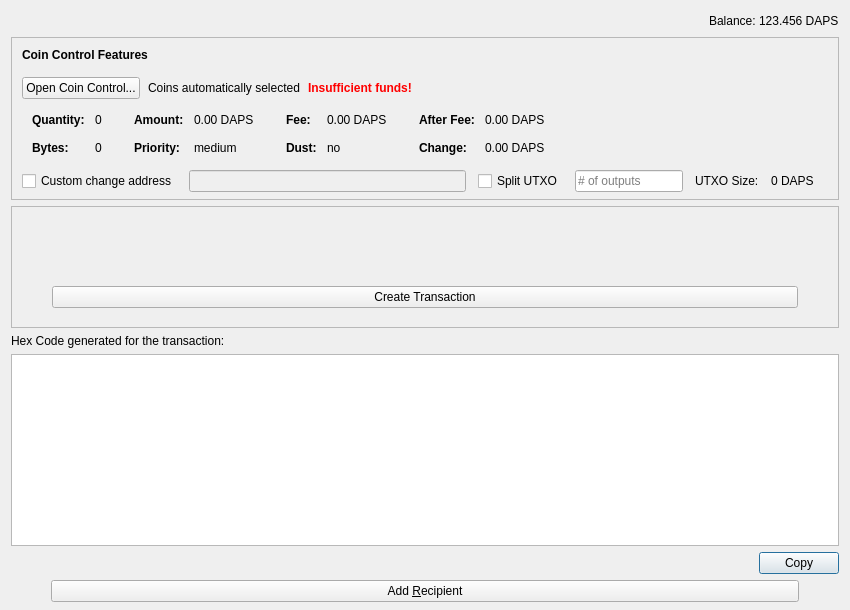
<?xml version="1.0" encoding="UTF-8"?>
<ui version="4.0">
 <class>SendCoinsDialog</class>
 <widget class="QDialog" name="SendCoinsDialog">
  <property name="geometry">
   <rect>
    <x>0</x>
    <y>0</y>
    <width>850</width>
    <height>610</height>
   </rect>
  </property>
  <property name="sizePolicy">
   <sizepolicy hsizetype="Maximum" vsizetype="Preferred">
    <horstretch>0</horstretch>
    <verstretch>0</verstretch>
   </sizepolicy>
  </property>
  <property name="windowTitle">
   <string>Send Coins</string>
  </property>
  <layout class="QVBoxLayout" name="verticalLayout" stretch="0,0,1">
   <property name="bottomMargin">
    <number>8</number>
   </property>
   <item>
    <layout class="QHBoxLayout" name="horizontalLayout">
     <item>
      <layout class="QHBoxLayout" name="horizontalLayout_2">
       <property name="spacing">
        <number>3</number>
       </property>
       <item>
        <spacer name="horizontalSpacer">
         <property name="orientation">
          <enum>Qt::Horizontal</enum>
         </property>
         <property name="sizeHint" stdset="0">
          <size>
           <width>40</width>
           <height>20</height>
          </size>
         </property>
        </spacer>
       </item>
       <item>
        <widget class="QLabel" name="label">
         <property name="text">
          <string>Balance:</string>
         </property>
        </widget>
       </item>
       <item>
        <widget class="QLabel" name="labelBalance">
         <property name="sizePolicy">
          <sizepolicy hsizetype="Preferred" vsizetype="Fixed">
           <horstretch>0</horstretch>
           <verstretch>0</verstretch>
          </sizepolicy>
         </property>
         <property name="cursor">
          <cursorShape>IBeamCursor</cursorShape>
         </property>
         <property name="text">
          <string notr="true">123.456 DAPS</string>
         </property>
         <property name="textInteractionFlags">
          <set>Qt::LinksAccessibleByMouse|Qt::TextSelectableByKeyboard|Qt::TextSelectableByMouse</set>
         </property>
        </widget>
       </item>
      </layout>
     </item>
    </layout>
   </item>
   <item>
    <widget class="QFrame" name="frameCoinControl">
     <property name="sizePolicy">
      <sizepolicy hsizetype="Expanding" vsizetype="MinimumExpanding">
       <horstretch>0</horstretch>
       <verstretch>0</verstretch>
      </sizepolicy>
     </property>
     <property name="maximumSize">
      <size>
       <width>16777215</width>
       <height>16777215</height>
      </size>
     </property>
     <property name="frameShape">
      <enum>QFrame::StyledPanel</enum>
     </property>
     <property name="frameShadow">
      <enum>QFrame::Sunken</enum>
     </property>
     <layout class="QVBoxLayout" name="verticalLayoutCoinControl2">
      <property name="spacing">
       <number>0</number>
      </property>
      <property name="leftMargin">
       <number>0</number>
      </property>
      <property name="topMargin">
       <number>0</number>
      </property>
      <property name="rightMargin">
       <number>0</number>
      </property>
      <property name="bottomMargin">
       <number>6</number>
      </property>
      <item>
       <layout class="QVBoxLayout" name="verticalLayoutCoinControl" stretch="0,0,0,0,1">
        <property name="spacing">
         <number>0</number>
        </property>
        <property name="leftMargin">
         <number>10</number>
        </property>
        <property name="topMargin">
         <number>10</number>
        </property>
        <item>
         <layout class="QHBoxLayout" name="horizontalLayoutCoinControl1">
          <property name="bottomMargin">
           <number>15</number>
          </property>
          <item>
           <widget class="QLabel" name="labelCoinControlFeatures">
            <property name="sizePolicy">
             <sizepolicy hsizetype="Preferred" vsizetype="Maximum">
              <horstretch>0</horstretch>
              <verstretch>0</verstretch>
             </sizepolicy>
            </property>
            <property name="font">
             <font>
              <weight>75</weight>
              <bold>true</bold>
             </font>
            </property>
            <property name="styleSheet">
             <string notr="true">font-weight:bold;</string>
            </property>
            <property name="text">
             <string>Coin Control Features</string>
            </property>
           </widget>
          </item>
         </layout>
        </item>
        <item>
         <layout class="QHBoxLayout" name="horizontalLayoutCoinControl2" stretch="0,0,0,0">
          <property name="spacing">
           <number>8</number>
          </property>
          <property name="bottomMargin">
           <number>10</number>
          </property>
          <item>
           <widget class="QPushButton" name="pushButtonCoinControl">
            <property name="styleSheet">
             <string notr="true"/>
            </property>
            <property name="text">
             <string>Open Coin Control...</string>
            </property>
            <property name="autoDefault">
             <bool>false</bool>
            </property>
           </widget>
          </item>
          <item>
           <widget class="QLabel" name="labelCoinControlAutomaticallySelected">
            <property name="text">
             <string>Coins automatically selected</string>
            </property>
            <property name="margin">
             <number>5</number>
            </property>
           </widget>
          </item>
          <item>
           <widget class="QLabel" name="labelCoinControlInsuffFunds">
            <property name="font">
             <font>
              <weight>75</weight>
              <bold>true</bold>
             </font>
            </property>
            <property name="styleSheet">
             <string notr="true">color:red;font-weight:bold;</string>
            </property>
            <property name="text">
             <string>Insufficient funds!</string>
            </property>
            <property name="margin">
             <number>5</number>
            </property>
           </widget>
          </item>
          <item>
           <spacer name="horizontalSpacerCoinControl">
            <property name="orientation">
             <enum>Qt::Horizontal</enum>
            </property>
            <property name="sizeHint" stdset="0">
             <size>
              <width>40</width>
              <height>1</height>
             </size>
            </property>
           </spacer>
          </item>
         </layout>
        </item>
        <item>
         <widget class="QWidget" name="widgetCoinControl" native="true">
          <property name="sizePolicy">
           <sizepolicy hsizetype="Preferred" vsizetype="Preferred">
            <horstretch>0</horstretch>
            <verstretch>0</verstretch>
           </sizepolicy>
          </property>
          <property name="minimumSize">
           <size>
            <width>0</width>
            <height>0</height>
           </size>
          </property>
          <property name="styleSheet">
           <string notr="true"/>
          </property>
          <layout class="QHBoxLayout" name="horizontalLayoutCoinControl5">
           <property name="leftMargin">
            <number>0</number>
           </property>
           <property name="topMargin">
            <number>0</number>
           </property>
           <property name="rightMargin">
            <number>0</number>
           </property>
           <property name="bottomMargin">
            <number>0</number>
           </property>
           <item>
            <layout class="QHBoxLayout" name="horizontalLayoutCoinControl3" stretch="0,0,0,1">
             <property name="spacing">
              <number>20</number>
             </property>
             <property name="topMargin">
              <number>0</number>
             </property>
             <property name="bottomMargin">
              <number>10</number>
             </property>
             <item>
              <layout class="QFormLayout" name="formLayoutCoinControl1">
               <property name="horizontalSpacing">
                <number>10</number>
               </property>
               <property name="verticalSpacing">
                <number>14</number>
               </property>
               <property name="leftMargin">
                <number>10</number>
               </property>
               <property name="topMargin">
                <number>4</number>
               </property>
               <property name="rightMargin">
                <number>6</number>
               </property>
               <item row="0" column="0">
                <widget class="QLabel" name="labelCoinControlQuantityText">
                 <property name="font">
                  <font>
                   <weight>75</weight>
                   <bold>true</bold>
                  </font>
                 </property>
                 <property name="text">
                  <string>Quantity:</string>
                 </property>
                 <property name="margin">
                  <number>0</number>
                 </property>
                </widget>
               </item>
               <item row="0" column="1">
                <widget class="QLabel" name="labelCoinControlQuantity">
                 <property name="cursor">
                  <cursorShape>IBeamCursor</cursorShape>
                 </property>
                 <property name="contextMenuPolicy">
                  <enum>Qt::ActionsContextMenu</enum>
                 </property>
                 <property name="text">
                  <string notr="true">0</string>
                 </property>
                 <property name="margin">
                  <number>0</number>
                 </property>
                 <property name="textInteractionFlags">
                  <set>Qt::LinksAccessibleByMouse|Qt::TextSelectableByKeyboard|Qt::TextSelectableByMouse</set>
                 </property>
                </widget>
               </item>
               <item row="1" column="0">
                <widget class="QLabel" name="labelCoinControlBytesText">
                 <property name="font">
                  <font>
                   <weight>75</weight>
                   <bold>true</bold>
                  </font>
                 </property>
                 <property name="text">
                  <string>Bytes:</string>
                 </property>
                </widget>
               </item>
               <item row="1" column="1">
                <widget class="QLabel" name="labelCoinControlBytes">
                 <property name="cursor">
                  <cursorShape>IBeamCursor</cursorShape>
                 </property>
                 <property name="contextMenuPolicy">
                  <enum>Qt::ActionsContextMenu</enum>
                 </property>
                 <property name="text">
                  <string notr="true">0</string>
                 </property>
                 <property name="textInteractionFlags">
                  <set>Qt::LinksAccessibleByMouse|Qt::TextSelectableByKeyboard|Qt::TextSelectableByMouse</set>
                 </property>
                </widget>
               </item>
              </layout>
             </item>
             <item>
              <layout class="QFormLayout" name="formLayoutCoinControl2">
               <property name="horizontalSpacing">
                <number>10</number>
               </property>
               <property name="verticalSpacing">
                <number>14</number>
               </property>
               <property name="leftMargin">
                <number>6</number>
               </property>
               <property name="topMargin">
                <number>4</number>
               </property>
               <property name="rightMargin">
                <number>6</number>
               </property>
               <item row="0" column="0">
                <widget class="QLabel" name="labelCoinControlAmountText">
                 <property name="font">
                  <font>
                   <weight>75</weight>
                   <bold>true</bold>
                  </font>
                 </property>
                 <property name="text">
                  <string>Amount:</string>
                 </property>
                 <property name="margin">
                  <number>0</number>
                 </property>
                </widget>
               </item>
               <item row="0" column="1">
                <widget class="QLabel" name="labelCoinControlAmount">
                 <property name="cursor">
                  <cursorShape>IBeamCursor</cursorShape>
                 </property>
                 <property name="contextMenuPolicy">
                  <enum>Qt::ActionsContextMenu</enum>
                 </property>
                 <property name="text">
                  <string notr="true">0.00 DAPS</string>
                 </property>
                 <property name="textInteractionFlags">
                  <set>Qt::LinksAccessibleByMouse|Qt::TextSelectableByKeyboard|Qt::TextSelectableByMouse</set>
                 </property>
                </widget>
               </item>
               <item row="1" column="0">
                <widget class="QLabel" name="labelCoinControlPriorityText">
                 <property name="font">
                  <font>
                   <weight>75</weight>
                   <bold>true</bold>
                  </font>
                 </property>
                 <property name="text">
                  <string>Priority:</string>
                 </property>
                </widget>
               </item>
               <item row="1" column="1">
                <widget class="QLabel" name="labelCoinControlPriority">
                 <property name="cursor">
                  <cursorShape>IBeamCursor</cursorShape>
                 </property>
                 <property name="contextMenuPolicy">
                  <enum>Qt::ActionsContextMenu</enum>
                 </property>
                 <property name="text">
                  <string>medium</string>
                 </property>
                 <property name="textInteractionFlags">
                  <set>Qt::LinksAccessibleByMouse|Qt::TextSelectableByKeyboard|Qt::TextSelectableByMouse</set>
                 </property>
                </widget>
               </item>
              </layout>
             </item>
             <item>
              <layout class="QFormLayout" name="formLayoutCoinControl3">
               <property name="horizontalSpacing">
                <number>10</number>
               </property>
               <property name="verticalSpacing">
                <number>14</number>
               </property>
               <property name="leftMargin">
                <number>6</number>
               </property>
               <property name="topMargin">
                <number>4</number>
               </property>
               <property name="rightMargin">
                <number>6</number>
               </property>
               <item row="0" column="0">
                <widget class="QLabel" name="labelCoinControlFeeText">
                 <property name="font">
                  <font>
                   <weight>75</weight>
                   <bold>true</bold>
                  </font>
                 </property>
                 <property name="text">
                  <string>Fee:</string>
                 </property>
                 <property name="margin">
                  <number>0</number>
                 </property>
                </widget>
               </item>
               <item row="0" column="1">
                <widget class="QLabel" name="labelCoinControlFee">
                 <property name="cursor">
                  <cursorShape>IBeamCursor</cursorShape>
                 </property>
                 <property name="contextMenuPolicy">
                  <enum>Qt::ActionsContextMenu</enum>
                 </property>
                 <property name="text">
                  <string notr="true">0.00 DAPS</string>
                 </property>
                 <property name="textInteractionFlags">
                  <set>Qt::LinksAccessibleByMouse|Qt::TextSelectableByKeyboard|Qt::TextSelectableByMouse</set>
                 </property>
                </widget>
               </item>
               <item row="1" column="0">
                <widget class="QLabel" name="labelCoinControlLowOutputText">
                 <property name="font">
                  <font>
                   <weight>75</weight>
                   <bold>true</bold>
                  </font>
                 </property>
                 <property name="text">
                  <string>Dust:</string>
                 </property>
                </widget>
               </item>
               <item row="1" column="1">
                <widget class="QLabel" name="labelCoinControlLowOutput">
                 <property name="cursor">
                  <cursorShape>IBeamCursor</cursorShape>
                 </property>
                 <property name="contextMenuPolicy">
                  <enum>Qt::ActionsContextMenu</enum>
                 </property>
                 <property name="text">
                  <string>no</string>
                 </property>
                 <property name="textInteractionFlags">
                  <set>Qt::LinksAccessibleByMouse|Qt::TextSelectableByKeyboard|Qt::TextSelectableByMouse</set>
                 </property>
                </widget>
               </item>
              </layout>
             </item>
             <item>
              <layout class="QFormLayout" name="formLayoutCoinControl4">
               <property name="horizontalSpacing">
                <number>10</number>
               </property>
               <property name="verticalSpacing">
                <number>14</number>
               </property>
               <property name="leftMargin">
                <number>6</number>
               </property>
               <property name="topMargin">
                <number>4</number>
               </property>
               <property name="rightMargin">
                <number>6</number>
               </property>
               <item row="0" column="0">
                <widget class="QLabel" name="labelCoinControlAfterFeeText">
                 <property name="font">
                  <font>
                   <weight>75</weight>
                   <bold>true</bold>
                  </font>
                 </property>
                 <property name="text">
                  <string>After Fee:</string>
                 </property>
                 <property name="margin">
                  <number>0</number>
                 </property>
                </widget>
               </item>
               <item row="0" column="1">
                <widget class="QLabel" name="labelCoinControlAfterFee">
                 <property name="cursor">
                  <cursorShape>IBeamCursor</cursorShape>
                 </property>
                 <property name="contextMenuPolicy">
                  <enum>Qt::ActionsContextMenu</enum>
                 </property>
                 <property name="text">
                  <string notr="true">0.00 DAPS</string>
                 </property>
                 <property name="textInteractionFlags">
                  <set>Qt::LinksAccessibleByMouse|Qt::TextSelectableByKeyboard|Qt::TextSelectableByMouse</set>
                 </property>
                </widget>
               </item>
               <item row="1" column="0">
                <widget class="QLabel" name="labelCoinControlChangeText">
                 <property name="font">
                  <font>
                   <weight>75</weight>
                   <bold>true</bold>
                  </font>
                 </property>
                 <property name="text">
                  <string>Change:</string>
                 </property>
                </widget>
               </item>
               <item row="1" column="1">
                <widget class="QLabel" name="labelCoinControlChange">
                 <property name="cursor">
                  <cursorShape>IBeamCursor</cursorShape>
                 </property>
                 <property name="contextMenuPolicy">
                  <enum>Qt::ActionsContextMenu</enum>
                 </property>
                 <property name="text">
                  <string notr="true">0.00 DAPS</string>
                 </property>
                 <property name="textInteractionFlags">
                  <set>Qt::LinksAccessibleByMouse|Qt::TextSelectableByKeyboard|Qt::TextSelectableByMouse</set>
                 </property>
                </widget>
               </item>
              </layout>
             </item>
            </layout>
           </item>
          </layout>
         </widget>
        </item>
        <item>
         <layout class="QHBoxLayout" name="horizontalLayoutCoinControl4" stretch="0,0,0,0,0,0,0">
          <property name="spacing">
           <number>12</number>
          </property>
          <property name="sizeConstraint">
           <enum>QLayout::SetDefaultConstraint</enum>
          </property>
          <property name="topMargin">
           <number>5</number>
          </property>
          <property name="rightMargin">
           <number>5</number>
          </property>
          <item>
           <widget class="QCheckBox" name="checkBoxCoinControlChange">
            <property name="toolTip">
             <string>If this is activated, but the change address is empty or invalid, change will be sent to a newly generated address.</string>
            </property>
            <property name="text">
             <string>Custom change address</string>
            </property>
           </widget>
          </item>
          <item>
           <widget class="QValidatedLineEdit" name="lineEditCoinControlChange">
            <property name="enabled">
             <bool>false</bool>
            </property>
            <property name="sizePolicy">
             <sizepolicy hsizetype="Expanding" vsizetype="Fixed">
              <horstretch>0</horstretch>
              <verstretch>0</verstretch>
             </sizepolicy>
            </property>
           </widget>
          </item>
          <item>
           <widget class="QCheckBox" name="splitBlockCheckBox">
            <property name="text">
             <string>Split UTXO</string>
            </property>
           </widget>
          </item>
          <item>
           <widget class="QLineEdit" name="splitBlockLineEdit">
            <property name="sizePolicy">
             <sizepolicy hsizetype="Fixed" vsizetype="Fixed">
              <horstretch>50</horstretch>
              <verstretch>0</verstretch>
             </sizepolicy>
            </property>
            <property name="placeholderText">
             <string># of outputs</string>
            </property>
           </widget>
          </item>
          <item>
           <widget class="QLabel" name="labelBlockSizeText">
            <property name="text">
             <string>UTXO Size:</string>
            </property>
           </widget>
          </item>
          <item>
           <widget class="QLabel" name="labelBlockSize">
            <property name="text">
             <string>0 DAPS</string>
            </property>
           </widget>
          </item>
          <item>
           <widget class="QLabel" name="labelCoinControlChangeLabel">
            <property name="sizePolicy">
             <sizepolicy hsizetype="Preferred" vsizetype="Expanding">
              <horstretch>0</horstretch>
              <verstretch>0</verstretch>
             </sizepolicy>
            </property>
            <property name="minimumSize">
             <size>
              <width>0</width>
              <height>0</height>
             </size>
            </property>
            <property name="text">
             <string/>
            </property>
            <property name="margin">
             <number>3</number>
            </property>
           </widget>
          </item>
         </layout>
        </item>
        <item>
         <spacer name="verticalSpacerCoinControl">
          <property name="orientation">
           <enum>Qt::Vertical</enum>
          </property>
          <property name="sizeHint" stdset="0">
           <size>
            <width>800</width>
            <height>1</height>
           </size>
          </property>
         </spacer>
        </item>
       </layout>
      </item>
     </layout>
    </widget>
   </item>
   <item>
    <widget class="QScrollArea" name="scrollArea">
     <property name="widgetResizable">
      <bool>true</bool>
     </property>
     <widget class="QWidget" name="scrollAreaWidgetContents">
      <property name="geometry">
       <rect>
        <x>0</x>
        <y>0</y>
        <width>830</width>
        <height>390</height>
       </rect>
      </property>
      <layout class="QVBoxLayout" name="verticalLayout_2" stretch="0,0,0,0">
       <property name="leftMargin">
        <number>0</number>
       </property>
       <property name="topMargin">
        <number>0</number>
       </property>
       <property name="rightMargin">
        <number>0</number>
       </property>
       <property name="bottomMargin">
        <number>0</number>
       </property>
       <item>
        <layout class="QVBoxLayout" name="entries">
         <property name="spacing">
          <number>6</number>
         </property>
        </layout>
       </item>
       <item>
        <layout class="QHBoxLayout" name="horizontalLayout_3">
         <item>
          <spacer name="horizontalSpacer_2">
           <property name="orientation">
            <enum>Qt::Horizontal</enum>
           </property>
           <property name="sizeType">
            <enum>QSizePolicy::Fixed</enum>
           </property>
           <property name="sizeHint" stdset="0">
            <size>
             <width>40</width>
             <height>20</height>
            </size>
           </property>
          </spacer>
         </item>
         <item>
          <spacer name="horizontalSpacer_3">
           <property name="orientation">
            <enum>Qt::Horizontal</enum>
           </property>
           <property name="sizeType">
            <enum>QSizePolicy::Fixed</enum>
           </property>
           <property name="sizeHint" stdset="0">
            <size>
             <width>40</width>
             <height>20</height>
            </size>
           </property>
          </spacer>
         </item>
        </layout>
       </item>
       <item>
        <spacer name="verticalSpacer_2">
         <property name="orientation">
          <enum>Qt::Vertical</enum>
         </property>
         <property name="sizeType">
          <enum>QSizePolicy::Fixed</enum>
         </property>
         <property name="sizeHint" stdset="0">
          <size>
           <width>20</width>
           <height>40</height>
          </size>
         </property>
        </spacer>
       </item>
       <item>
        <layout class="QVBoxLayout" name="verticalLayout_4">
         <item>
          <layout class="QHBoxLayout" name="horizontalLayoutSend_2">
           <item>
            <spacer name="horizontalSpacerSendL_2">
             <property name="orientation">
              <enum>Qt::Horizontal</enum>
             </property>
             <property name="sizeType">
              <enum>QSizePolicy::Fixed</enum>
             </property>
             <property name="sizeHint" stdset="0">
              <size>
               <width>40</width>
               <height>0</height>
              </size>
             </property>
            </spacer>
           </item>
           <item>
            <widget class="QPushButton" name="sendButton">
             <property name="enabled">
              <bool>true</bool>
             </property>
             <property name="sizePolicy">
              <sizepolicy hsizetype="Preferred" vsizetype="Fixed">
               <horstretch>0</horstretch>
               <verstretch>0</verstretch>
              </sizepolicy>
             </property>
             <property name="minimumSize">
              <size>
               <width>150</width>
               <height>0</height>
              </size>
             </property>
             <property name="toolTip">
              <string>Create Transaction</string>
             </property>
             <property name="text">
              <string>Create Transaction</string>
             </property>
             <property name="icon">
              <iconset>
               <normaloff>:/icons/send</normaloff>:/icons/send</iconset>
             </property>
             <property name="autoDefault">
              <bool>false</bool>
             </property>
             <property name="default">
              <bool>true</bool>
             </property>
            </widget>
           </item>
           <item>
            <spacer name="horizontalSpacerSendR_2">
             <property name="orientation">
              <enum>Qt::Horizontal</enum>
             </property>
             <property name="sizeType">
              <enum>QSizePolicy::Fixed</enum>
             </property>
             <property name="sizeHint" stdset="0">
              <size>
               <width>40</width>
               <height>0</height>
              </size>
             </property>
            </spacer>
           </item>
          </layout>
         </item>
        </layout>
       </item>
      </layout>
     </widget>
    </widget>
   </item>
   <item>
    <widget class="QLabel" name="label_2">
     <property name="text">
      <string>Hex Code generated for the transaction:</string>
     </property>
    </widget>
   </item>
   <item>
    <widget class="QTextEdit" name="hexCode">
     <property name="readOnly">
      <bool>true</bool>
     </property>
     <property name="acceptRichText">
      <bool>false</bool>
     </property>
    </widget>
   </item>
   <item>
    <widget class="QPushButton" name="copyButton">
     <property name="sizePolicy">
      <sizepolicy hsizetype="Fixed" vsizetype="Fixed">
       <horstretch>0</horstretch>
       <verstretch>0</verstretch>
      </sizepolicy>
     </property>
     <property name="layoutDirection">
      <enum>Qt::RightToLeft</enum>
     </property>
     <property name="text">
      <string>Copy</string>
     </property>
    </widget>
   </item>
   <item>
    <layout class="QHBoxLayout" name="horizontalLayout_3">
     <item>
      <spacer name="horizontalSpacer_2">
       <property name="orientation">
        <enum>Qt::Horizontal</enum>
       </property>
       <property name="sizeType">
        <enum>QSizePolicy::Fixed</enum>
       </property>
       <property name="sizeHint" stdset="0">
        <size>
         <width>40</width>
         <height>20</height>
        </size>
       </property>
      </spacer>
     </item>
     <item>
      <widget class="QPushButton" name="addButton">
       <property name="toolTip">
        <string>Send to multiple recipients at once</string>
       </property>
       <property name="text">
        <string>Add &amp;Recipient</string>
       </property>
       <property name="icon">
        <iconset resource="../dapscoin.qrc">
         <normaloff>:/icons/add</normaloff>:/icons/add</iconset>
       </property>
       <property name="autoDefault">
        <bool>false</bool>
       </property>
      </widget>
     </item>
     <item>
      <spacer name="horizontalSpacer_3">
       <property name="orientation">
        <enum>Qt::Horizontal</enum>
       </property>
       <property name="sizeType">
        <enum>QSizePolicy::Fixed</enum>
       </property>
       <property name="sizeHint" stdset="0">
        <size>
         <width>40</width>
         <height>20</height>
        </size>
       </property>
      </spacer>
     </item>
    </layout>
   </item>
  </layout>
 </widget>
 <customwidgets>
  <customwidget>
   <class>QValidatedLineEdit</class>
   <extends>QLineEdit</extends>
   <header>qvalidatedlineedit.h</header>
  </customwidget>
 </customwidgets>
 <resources/>
 <connections/>
 <buttongroups>
  <buttongroup name="groupFee"/>
 </buttongroups>
</ui>
